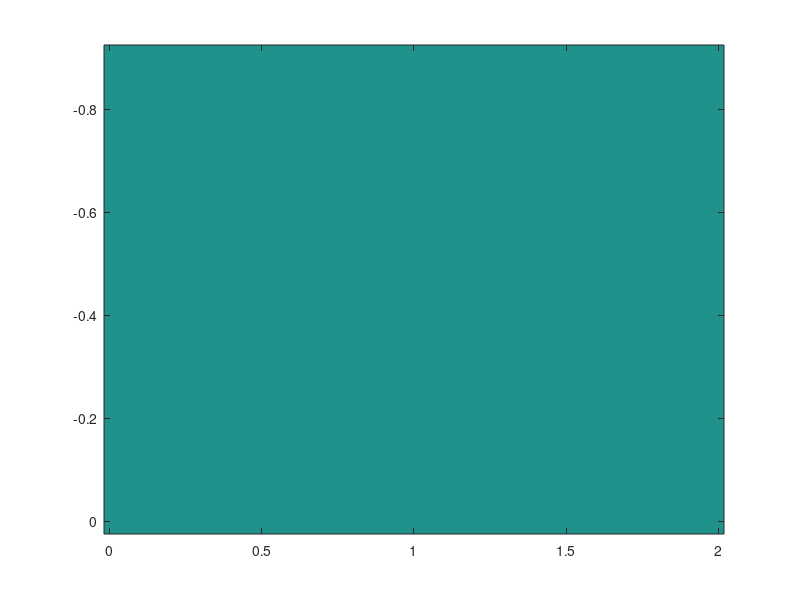
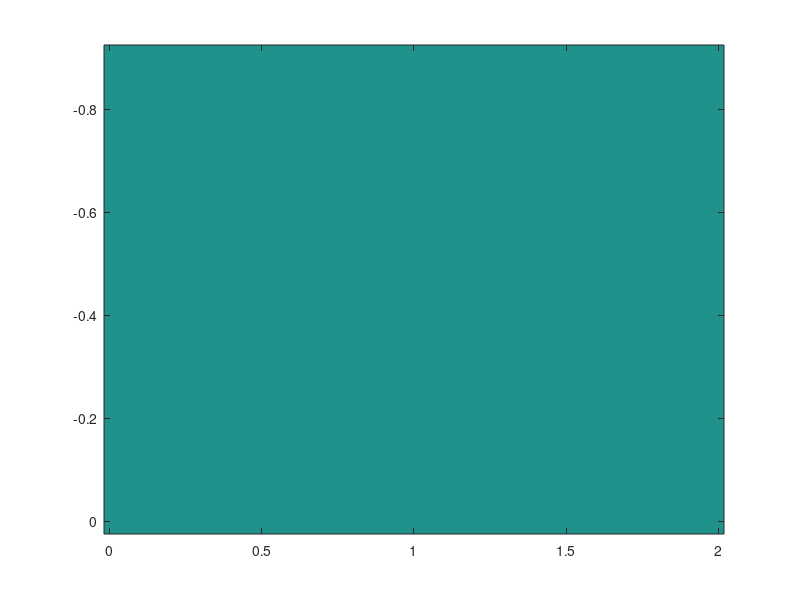
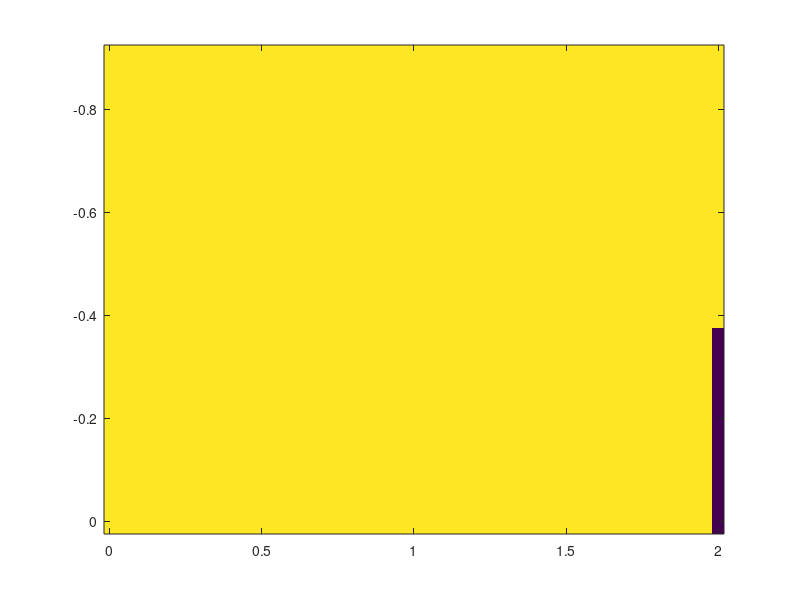
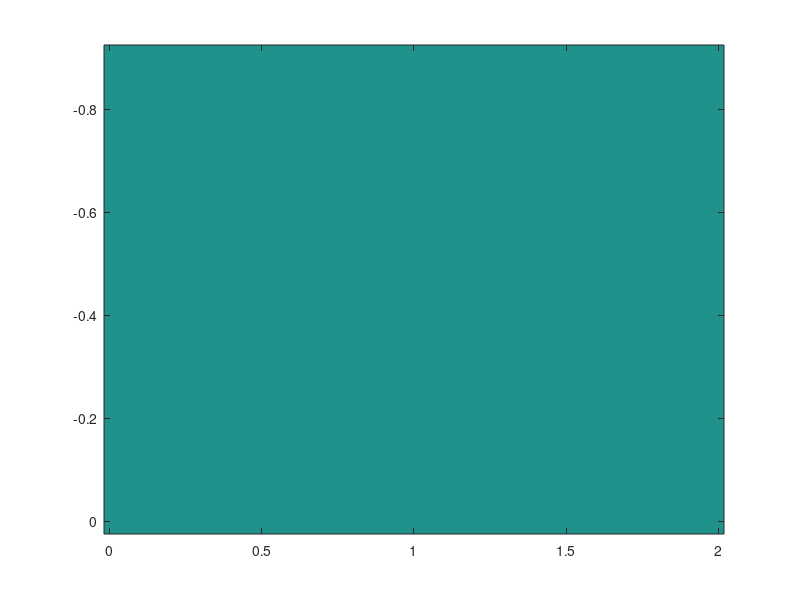

Recreate these plots in MATLAB, in order.
clear all;

ALPHA=-0.9:0.05:0;
BETA=0:0.05:2;

for s=1:999
    fileName = sprintf('WgainPC_%03d.mat',s);
    if exist(fileName, 'file') == 2
        load(fileName);
        [Ialpha Ibeta]=ind2sub([length(ALPHA),length(BETA)],s);
        FCfitt_all(Ialpha,Ibeta)=FCfitt;
        GBCfitt_all(Ialpha,Ibeta)=GBCfitt;
        FCDfitt_all(Ialpha,Ibeta)=FCDfitt;
        Ignition_all(Ialpha,Ibeta)=Ignition;
        Decay_all(Ialpha,Ibeta)=Decay;
        ErrDecay_all(Ialpha,Ibeta)=ErrDecay;
        ErrDecay_all2(Ialpha,Ibeta)=ErrDecay2;
        Excitability_all(Ialpha,Ibeta)=Excitability;
        ErrDecayBold_all(Ialpha,Ibeta)=ErrDecayBold;
    else
        [Ialpha Ibeta]=ind2sub([length(ALPHA),length(BETA)],s);
        FCfitt_all(Ialpha,Ibeta)=0;
        GBCfitt_all(Ialpha,Ibeta)=0;
        FCDfitt_all(Ialpha,Ibeta)=1;
        Ignition_all(Ialpha,Ibeta)=0;
        Decay_all(Ialpha,Ibeta)=0;
        ErrDecay_all(Ialpha,Ibeta)=1;
        ErrDecay_all2(Ialpha,Ibeta)=1;
        Excitability_all(Ialpha,Ibeta)=0;
        ErrDecayBold_all(Ialpha,Ibeta)=0;
    end
end

%%save ratio_gainPC.mat ALPHA BETA Excitability_all GBCfitt_all FCDfitt_all FCfitt_all Ignition_all ErrDecay_all ErrDecay_all2 Decay_all ErrDecayBold_all;

figure;
imagesc(BETA,ALPHA,FCfitt_all);
figure;
imagesc(BETA,ALPHA,GBCfitt_all);
figure;
imagesc(BETA,ALPHA,FCDfitt_all);
figure;
imagesc(BETA,ALPHA,Ignition_all);
figure;
imagesc(BETA,ALPHA,Decay_all);
figure;
imagesc(BETA,ALPHA,ErrDecay_all);
figure;
imagesc(BETA,ALPHA,ErrDecay_all2);
figure;
imagesc(BETA,ALPHA,ErrDecayBold_all);


aa=Ignition_all;
cc=Decay_all;
dd=ErrDecay_all;
dd2=ErrDecay_all2;
bb=FCDfitt_all;
aa1=FCfitt_all;
aa2=GBCfitt_all;
hh=ErrDecayBold_all;
for i=1:length(BETA)
    [FCD1(i) j]=min(bb(:,i));
    jmin=j;
    jmax=j;
    index(i)=j;
    FCD1(i)=mean(bb(jmin:jmax,i));
    Ig1(i)=mean(aa(jmin:jmax,i));
    GBC1(i)=mean(aa2(jmin:jmax,i));
    FC1(i)=mean(aa1(jmin:jmax,i));
    De1(i)=mean(cc(jmin:jmax,i));
    ErrDe1(i)=mean(dd(jmin:jmax,i));
    ErrDe12(i)=mean(dd2(jmin:jmax,i));
    ErrDeBOLD(i)=mean(hh(jmin:jmax,i));
end
figure
subplot(5,1,1);
plot(BETA,Ig1);
subplot(5,1,2);
plot(BETA,FCD1);
subplot(5,1,3);
plot(BETA,De1);
subplot(5,1,4);
plot(BETA,ErrDe1);
subplot(5,1,5);
plot(BETA,ErrDe12);

figure
plot(BETA,ErrDeBOLD);

figure
subplot(2,1,1);
plot(BETA,FC1);
subplot(2,1,2);
plot(BETA,GBC1);